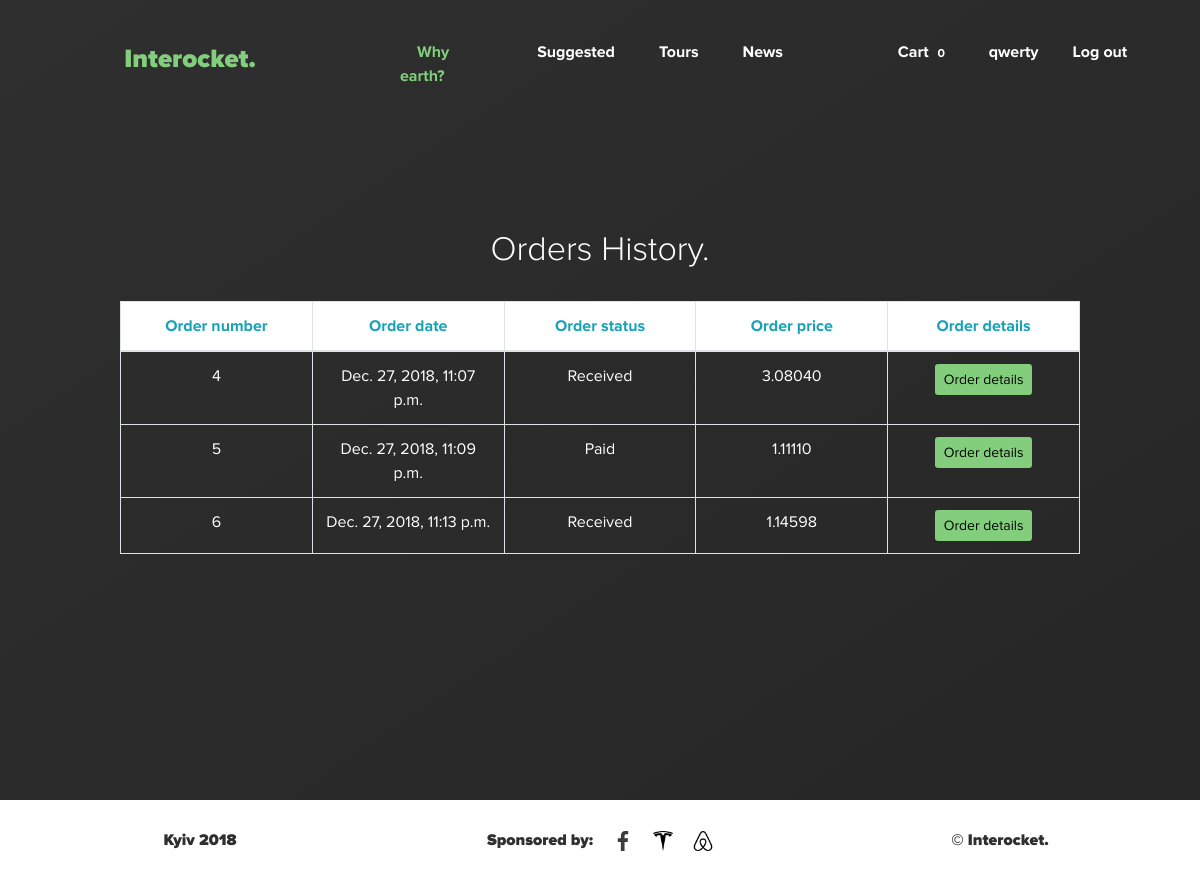
Screenshot of /account/ (signed in) with the database file from the repository.
### app/models.py (models this page shows, shortened)
class Order(models.Model):
    user = models.ForeignKey(
        settings.AUTH_USER_MODEL,
        on_delete=models.CASCADE
    )
    tours = models.ForeignKey(
        Cart,
        on_delete=models.CASCADE
    )
    total_price = models.DecimalField(max_digits=30, decimal_places=5, default=0)
    first_name = models.CharField(max_length=40)
    last_name = models.CharField(max_length=40)
    phone = models.CharField(max_length=20)
    address = models.CharField(max_length=200)
    date = models.DateTimeField(auto_now_add=True)
    comment = models.TextField(blank=True)
    status = models.CharField(max_length=120, choices=ORDER_STATUS_CHOICES, default=ORDER_STATUS_CHOICES[0][0])

### app/views.py (the view)
# urls.py: path('account/', account_view, name='account'),
def account_view(request):
    orders = Order.objects.filter(user=request.user).order_by('date')
    context = {
        'orders': orders
    }
    return render(request, 'account.html', context)

### app/templates/account.html (shortened to what this page needs)
{% extends "wrapper.html" %}
{% load static %}
{% block content %}
    {% include 'header_dark.html' %}
        <section class="contact-section flex flex-col flex-centered" id="contact">
      <div class="contact-section-wrapper flex flex-centered">
        <div class="contact-wrapper flex flex-col flex-centered">
            <h2 class="standard-title text-centered light">Orders History.</h2>
            <table class="account-table table table-bordered">
                <thead class="thead-success" style="background-color: #ffffff">
                    <tr>
                        <td class="text-info bold td-account">Order number</td>
                        <td class="text-info bold td-account">Order date</td>
                        <td class="text-info bold td-account">Order status</td>
                        <td class="text-info bold td-account">Order price</td>
                        <td class="text-info bold td-account">Order details</td>
                    </tr>
                </thead>
                {% for order in orders %}
                    <tr>
                        <td class="td-account">{{ order.id }}</td>
                        <td class="td-account">{{ order.date }}</td>
                        <td class="td-account">{{ order.status }}</td>
                        <td class="td-account">{{ order.total_price }}</td>
                        <td class="td-account"><button type="button" class="btn btn-sm checkout-button" data-toggle="modal" data-target="#myModal-{{ order.id }}">
                          Order details
                        </button></td>
                    </tr>
                {% endfor %}
            </table>
        </div>
      </div>
        </section>
{% endblock %}

### app/templates/header_dark.html
  <header class="header-main">
    <div class="header-wrapper flex row">
      <div class="header-menu-item-wrapper">
        <ul class="header-menu flex" data-aos="leftSlideLong" data-aos-duration="550" data-aos-once="true">
          <li class="header-menu-unit"><a class=" header-menu-link-alt title-link header-text-logo black" href="{% url 'base' %}">Interocket.</a></li>
        </ul>
      </div>
      <div class="header-menu-item-wrapper">
        <ul class="header-menu flex" data-aos="leftSlideLong" data-aos-duration="550" data-aos-once="true">
            <li class="header-menu-unit"><a class="header-menu-link-alt home-link bold" href="{% url 'base' %}#info">Why earth?</a></li>
            <li class="header-menu-unit"><a class="header-menu-link-alt bold" href="{% url 'base' %}#tour">Suggested</a></li>
            <li class="header-menu-unit"><a class="header-menu-link-alt bold" href="{% url 'tours' %}">Tours</a></li>
            <li class="header-menu-unit"><a class="header-menu-link-alt bold" href="{% url 'base' %}#news">News</a></li>
        </ul>
      </div>
        <div class="header-menu-item-wrapper">
            <ul class="header-menu flex" data-aos="leftSlideLong" data-aos-duration="550" data-aos-once="true">
                {% if request.user.is_authenticated %}
                    <li class="header-menu-unit"><a class="header-menu-link-alt bold" href="{% url 'cart' %}">Cart <span class="badge" id="cart-count">{% if not request.session.total %} 0 {% else %} {{ request.session.total }} {% endif %}</span></a></li>
                        <li><a class="header-menu-link-alt bold" href="{% url 'account' %}">{{ request.user }}</a></li>
                        <li><a class="header-menu-link-alt bold" href="{% url 'logout' %}">Log out</a></li>
                {% else %}
                    <ul class="header-menu-unit user-action flex">
                    <li><a class="header-menu-link-alt bold" href="{% url 'registration' %}">Sign Up</a></li>
                    <li><a class="header-menu-link-alt bold" href="{% url 'login' %}">Sign In</a></li>
                  </ul>
              {% endif %}
            </ul>
        </div>
    </div>
  </header>

### static_in_dev/css/responsive.css (style rules this page uses)
@media all and (max-width: 1330px) and (min-width: 1180px) { .standard-title { margin-bottom: 40px; } }

### static_in_dev/css/animations.css (style rules this page uses)
[data-aos="leftSlideLong"] { opacity: 0.0; transform: translateX(100px); transition-property: opacity, transform; }
[data-aos="leftSlideLong"].aos-animate { opacity: 1.0; transform: translateX(0px); }

### static_in_dev/css/modern-business.css (style rules this page uses)
body { padding-top: 54px; }
@media (min-width: 992px) { body { padding-top: 56px; } }

### static_in_dev/css/main.css (style rules this page uses)
*, *:before, *:after { box-sizing: border-box; }
a { text-decoration: none !important; }
html { overflow-y: scroll; overflow-x: hidden; max-width: 100%; }
body { background: #ffffff; font-family: 'ProximaNova', serif; margin: 0; padding: 0; color: #2f2f2f; }
a { text-decoration: none; -webkit-transition: .1s ease; transition: .1s ease; color: #2f2f2f; }
ul { list-style: none; }
.bold { font-weight: 700; }
.black { font-weight: 900; }
.light { font-weight: 300; }
.flex { display: -webkit-flex; display: -moz-flex; display: -ms-flex; display: -o-flex; display: flex; }
.flex-centered { justify-content: center; }
.flex-col { flex-direction: column; }
.text-centered { text-align: center; }
.standard-title { font-size: 2.125rem; padding: 0; margin: 0; margin-bottom: 30px; }
.header-main { display: block; position: absolute; height: 100px; width: 100%; padding: 40px 0; z-index: 100; }
.header-wrapper { justify-content: space-between; }
.header-menu { justify-content: center; padding: 0; margin: 0; list-style: none; }
.header-menu-item-wrapper { width: calc(100% / 3); }
.header-menu-unit { margin: 0 5px; }
.header-text-logo { font-size: 26px; }
.header-menu-link-alt { padding: 10px 16px; border: 1.5px solid transparent; color: #ffffff; }
.header-menu-unit .home-link, .header-menu-unit .title-link { color: #83ce7c; }
.header-menu-unit .title-link { border: 1.5px solid transparent; }
.contact-section { background: url("../img/contact-bg.png"); background-repeat: no-repeat; -webkit-background-size: cover; background-size: cover; background-image: linear-gradient(to bottom right, #2f2f2f, #262626); padding: 0 10%; height: 100vh; }
.contact-section-wrapper { flex-direction: row; }
.contact-wrapper { color: white; width: 100%; }
td { text-align: center !important; width: 33%; }
.checkout-button { background-color: #83ce7c; border-color: transparent; }
.td-account { width: 20%; }

### rows the page displays
Order: id "4", date "Dec. 27, 2018, 11:07 p.m.", status "Received", total_price "3.08040"
Order: id "5", date "Dec. 27, 2018, 11:09 p.m.", status "Paid", total_price "1.11110"
Order: id "6", date "Dec. 27, 2018, 11:13 p.m.", status "Received", total_price "1.14598"

### other values shown
{{ request.user }} "qwerty"
